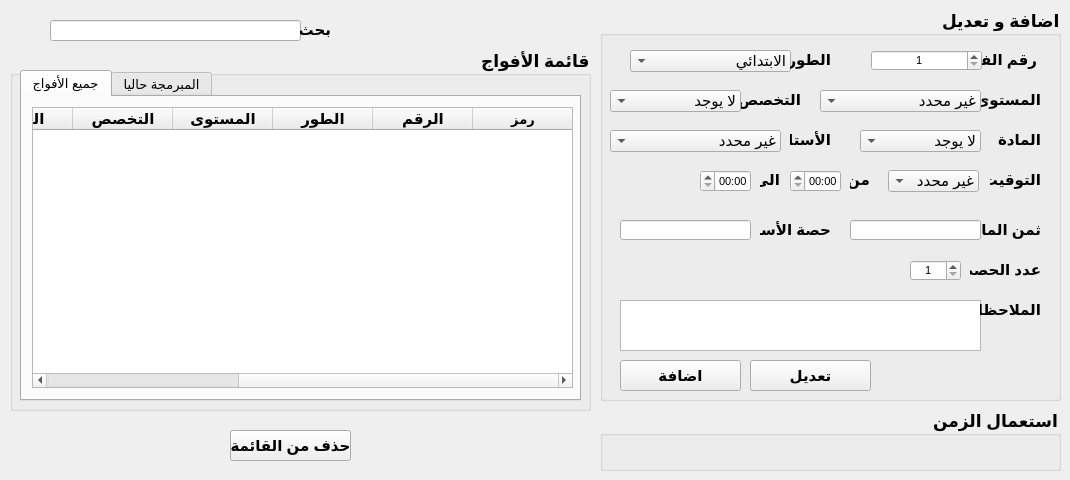
    <widget class="QWidget" name="groupes">
     <attribute name="title">
      <string>groupe_Tab</string>
     </attribute>
     <widget class="QGroupBox" name="groupBox_2">
      <property name="geometry">
       <rect>
        <x>600</x>
        <y>10</y>
        <width>461</width>
        <height>391</height>
       </rect>
      </property>
      <property name="font">
       <font>
        <family>Arial</family>
        <pointsize>13</pointsize>
        <weight>75</weight>
        <bold>true</bold>
       </font>
      </property>
      <property name="layoutDirection">
       <enum>Qt::RightToLeft</enum>
      </property>
      <property name="autoFillBackground">
       <bool>false</bool>
      </property>
      <property name="title">
       <string>اضافة و تعديل </string>
      </property>
      <widget class="QLabel" name="label_8">
       <property name="geometry">
        <rect>
         <x>376</x>
         <y>40</y>
         <width>61</width>
         <height>20</height>
        </rect>
       </property>
       <property name="font">
        <font>
         <family>Arial</family>
         <pointsize>11</pointsize>
         <weight>75</weight>
         <bold>true</bold>
        </font>
       </property>
       <property name="layoutDirection">
        <enum>Qt::RightToLeft</enum>
       </property>
       <property name="text">
        <string>رقم الفوج</string>
       </property>
      </widget>
      <widget class="QLabel" name="label_9">
       <property name="geometry">
        <rect>
         <x>380</x>
         <y>80</y>
         <width>61</width>
         <height>20</height>
        </rect>
       </property>
       <property name="font">
        <font>
         <family>Arial</family>
         <pointsize>11</pointsize>
         <weight>75</weight>
         <bold>true</bold>
        </font>
       </property>
       <property name="layoutDirection">
        <enum>Qt::RightToLeft</enum>
       </property>
       <property name="text">
        <string>المستوى</string>
       </property>
      </widget>
      <widget class="QSpinBox" name="grp_num_S">
       <property name="geometry">
        <rect>
         <x>271</x>
         <y>40</y>
         <width>111</width>
         <height>21</height>
        </rect>
       </property>
       <property name="font">
        <font>
         <family>MS Shell Dlg 2</family>
         <pointsize>8</pointsize>
         <weight>50</weight>
         <bold>false</bold>
        </font>
       </property>
       <property name="layoutDirection">
        <enum>Qt::LeftToRight</enum>
       </property>
       <property name="alignment">
        <set>Qt::AlignCenter</set>
       </property>
       <property name="minimum">
        <number>1</number>
       </property>
       <property name="value">
        <number>1</number>
       </property>
      </widget>
      <widget class="QComboBox" name="grp_niv_C">
       <property name="geometry">
        <rect>
         <x>220</x>
         <y>80</y>
         <width>161</width>
         <height>22</height>
        </rect>
       </property>
       <property name="font">
        <font>
         <family>Arial</family>
         <pointsize>11</pointsize>
         <weight>50</weight>
         <bold>false</bold>
        </font>
       </property>
       <property name="focusPolicy">
        <enum>Qt::WheelFocus</enum>
       </property>
       <property name="duplicatesEnabled">
        <bool>false</bool>
       </property>
       <property name="frame">
        <bool>true</bool>
       </property>
       <item>
        <property name="text">
         <string>غير محدد</string>
        </property>
       </item>
       <item>
        <property name="text">
         <string>1</string>
        </property>
       </item>
       <item>
        <property name="text">
         <string>2</string>
        </property>
       </item>
       <item>
        <property name="text">
         <string>3</string>
        </property>
       </item>
       <item>
        <property name="text">
         <string>4</string>
        </property>
       </item>
       <item>
        <property name="text">
         <string>5</string>
        </property>
       </item>
      </widget>
      <widget class="QLabel" name="label_10">
       <property name="geometry">
        <rect>
         <x>380</x>
         <y>120</y>
         <width>61</width>
         <height>20</height>
        </rect>
       </property>
       <property name="font">
        <font>
         <family>Arial</family>
         <pointsize>11</pointsize>
         <weight>75</weight>
         <bold>true</bold>
        </font>
       </property>
       <property name="layoutDirection">
        <enum>Qt::RightToLeft</enum>
       </property>
       <property name="text">
        <string>المادة</string>
       </property>
      </widget>
      <widget class="QComboBox" name="grp_mtr_C">
       <property name="geometry">
        <rect>
         <x>260</x>
         <y>120</y>
         <width>121</width>
         <height>22</height>
        </rect>
       </property>
       <property name="font">
        <font>
         <family>Arial</family>
         <pointsize>11</pointsize>
         <weight>50</weight>
         <bold>false</bold>
        </font>
       </property>
       <item>
        <property name="text">
         <string>لا يوجد</string>
        </property>
       </item>
       <item>
        <property name="text">
         <string>رياضيات</string>
        </property>
       </item>
       <item>
        <property name="text">
         <string>لغة عربية</string>
        </property>
       </item>
       <item>
        <property name="text">
         <string>لغة فرنسية</string>
        </property>
       </item>
       <item>
        <property name="text">
         <string>لغة انجليزية</string>
        </property>
       </item>
       <item>
        <property name="text">
         <string>علوم طبيعية</string>
        </property>
       </item>
       <item>
        <property name="text">
         <string>علوم فيزيائية</string>
        </property>
       </item>
       <item>
        <property name="text">
         <string>تاريخ و جغرافيا</string>
        </property>
       </item>
       <item>
        <property name="text">
         <string>علوم اسلامية</string>
        </property>
       </item>
       <item>
        <property name="text">
         <string>تكنولوجيا</string>
        </property>
       </item>
       <item>
        <property name="text">
         <string>هندسة ميكانيكية</string>
        </property>
       </item>
       <item>
        <property name="text">
         <string>هندسة مدنية</string>
        </property>
       </item>
       <item>
        <property name="text">
         <string>هندسة كهربائية</string>
        </property>
       </item>
       <item>
        <property name="text">
         <string>هندسة طرائق</string>
        </property>
       </item>
       <item>
        <property name="text">
         <string>الاقتصاد و المناجمنت</string>
        </property>
       </item>
       <item>
        <property name="text">
         <string>التسيير المحاسبي و المالي</string>
        </property>
       </item>
       <item>
        <property name="text">
         <string>القانون</string>
        </property>
       </item>
       <item>
        <property name="text">
         <string>لغة اسبانية</string>
        </property>
       </item>
       <item>
        <property name="text">
         <string>لغة ايطالية</string>
        </property>
       </item>
       <item>
        <property name="text">
         <string>لغة ألمانية</string>
        </property>
       </item>
       <item>
        <property name="text">
         <string>فلسفة</string>
        </property>
       </item>
      </widget>
      <widget class="QLabel" name="label_11">
       <property name="geometry">
        <rect>
         <x>190</x>
         <y>120</y>
         <width>41</width>
         <height>20</height>
        </rect>
       </property>
       <property name="font">
        <font>
         <family>Arial</family>
         <pointsize>11</pointsize>
         <weight>75</weight>
         <bold>true</bold>
        </font>
       </property>
       <property name="layoutDirection">
        <enum>Qt::RightToLeft</enum>
       </property>
       <property name="text">
        <string>الأستاذ</string>
       </property>
      </widget>
      <widget class="QComboBox" name="grp_prof_C">
       <property name="geometry">
        <rect>
         <x>10</x>
         <y>120</y>
         <width>171</width>
         <height>22</height>
        </rect>
       </property>
       <property name="font">
        <font>
         <family>Arial</family>
         <pointsize>11</pointsize>
         <weight>50</weight>
         <bold>false</bold>
        </font>
       </property>
       <item>
        <property name="text">
         <string>غير محدد</string>
        </property>
       </item>
      </widget>
      <widget class="QLabel" name="label_12">
       <property name="geometry">
        <rect>
         <x>140</x>
         <y>80</y>
         <width>61</width>
         <height>20</height>
        </rect>
       </property>
       <property name="font">
        <font>
         <family>Arial</family>
         <pointsize>11</pointsize>
         <weight>75</weight>
         <bold>true</bold>
        </font>
       </property>
       <property name="layoutDirection">
        <enum>Qt::RightToLeft</enum>
       </property>
       <property name="text">
        <string>التخصص</string>
       </property>
      </widget>
      <widget class="QComboBox" name="grp_spec_C">
       <property name="geometry">
        <rect>
         <x>10</x>
         <y>80</y>
         <width>131</width>
         <height>22</height>
        </rect>
       </property>
       <property name="font">
        <font>
         <family>Arial</family>
         <pointsize>11</pointsize>
         <weight>50</weight>
         <bold>false</bold>
        </font>
       </property>
       <item>
        <property name="text">
         <string>لا يوجد</string>
        </property>
       </item>
       <item>
        <property name="text">
         <string>علمي</string>
        </property>
       </item>
       <item>
        <property name="text">
         <string>أدبي</string>
        </property>
       </item>
       <item>
        <property name="text">
         <string>تسيير و اقتصاد</string>
        </property>
       </item>
       <item>
        <property name="text">
         <string>فلسفة</string>
        </property>
       </item>
       <item>
        <property name="text">
         <string>لغات</string>
        </property>
       </item>
      </widget>
      <widget class="QLabel" name="label_13">
       <property name="geometry">
        <rect>
         <x>390</x>
         <y>160</y>
         <width>51</width>
         <height>20</height>
        </rect>
       </property>
       <property name="font">
        <font>
         <family>Arial</family>
         <pointsize>11</pointsize>
         <weight>75</weight>
         <bold>true</bold>
        </font>
       </property>
       <property name="layoutDirection">
        <enum>Qt::RightToLeft</enum>
       </property>
       <property name="text">
        <string>التوقيت</string>
       </property>
      </widget>
      <widget class="QComboBox" name="grp_phase_C">
       <property name="geometry">
        <rect>
         <x>30</x>
         <y>40</y>
         <width>161</width>
         <height>22</height>
        </rect>
       </property>
       <property name="font">
        <font>
         <family>Arial</family>
         <pointsize>11</pointsize>
         <weight>50</weight>
         <bold>false</bold>
        </font>
       </property>
       <property name="autoFillBackground">
        <bool>false</bool>
       </property>
       <property name="styleSheet">
        <string notr="true"/>
       </property>
       <property name="editable">
        <bool>false</bool>
       </property>
       <property name="currentText">
        <string>الابتدائي</string>
       </property>
       <property name="placeholderText">
        <string/>
       </property>
       <item>
        <property name="text">
         <string>الابتدائي</string>
        </property>
       </item>
       <item>
        <property name="text">
         <string>المتوسط</string>
        </property>
       </item>
       <item>
        <property name="text">
         <string>الثانوي</string>
        </property>
       </item>
       <item>
        <property name="text">
         <string>دورات</string>
        </property>
       </item>
      </widget>
      <widget class="QLabel" name="label_14">
       <property name="geometry">
        <rect>
         <x>190</x>
         <y>40</y>
         <width>41</width>
         <height>20</height>
        </rect>
       </property>
       <property name="font">
        <font>
         <family>Arial</family>
         <pointsize>11</pointsize>
         <weight>75</weight>
         <bold>true</bold>
        </font>
       </property>
       <property name="layoutDirection">
        <enum>Qt::RightToLeft</enum>
       </property>
       <property name="text">
        <string>الطور</string>
       </property>
      </widget>
      <widget class="QPushButton" name="grp_edit_B">
       <property name="geometry">
        <rect>
         <x>150</x>
         <y>350</y>
         <width>121</width>
         <height>31</height>
        </rect>
       </property>
       <property name="font">
        <font>
         <family>Arial</family>
         <pointsize>11</pointsize>
         <weight>75</weight>
         <bold>true</bold>
        </font>
       </property>
       <property name="text">
        <string>تعديل</string>
       </property>
      </widget>
      <widget class="QPushButton" name="grp_ajout_B">
       <property name="geometry">
        <rect>
         <x>20</x>
         <y>350</y>
         <width>121</width>
         <height>31</height>
        </rect>
       </property>
       <property name="font">
        <font>
         <family>Arial</family>
         <pointsize>11</pointsize>
         <weight>75</weight>
         <bold>true</bold>
        </font>
       </property>
       <property name="text">
        <string>اضافة</string>
       </property>
      </widget>
      <widget class="QComboBox" name="grp_horaire_C">
       <property name="geometry">
        <rect>
         <x>288</x>
         <y>160</y>
         <width>91</width>
         <height>22</height>
        </rect>
       </property>
       <property name="font">
        <font>
         <family>Arial</family>
         <pointsize>11</pointsize>
         <weight>50</weight>
         <bold>false</bold>
        </font>
       </property>
       <item>
        <property name="text">
         <string>غير محدد</string>
        </property>
       </item>
       <item>
        <property name="text">
         <string>السبت</string>
        </property>
       </item>
       <item>
        <property name="text">
         <string>الأحد</string>
        </property>
       </item>
       <item>
        <property name="text">
         <string>الاثنين</string>
        </property>
       </item>
       <item>
        <property name="text">
         <string>الثلاثاء</string>
        </property>
       </item>
       <item>
        <property name="text">
         <string>الأربعاء</string>
        </property>
       </item>
       <item>
        <property name="text">
         <string>الخميس</string>
        </property>
       </item>
       <item>
        <property name="text">
         <string>الجمعة</string>
        </property>
       </item>
      </widget>
      <widget class="QTimeEdit" name="grp_hr1_TE">
       <property name="geometry">
        <rect>
         <x>190</x>
         <y>160</y>
         <width>51</width>
         <height>22</height>
        </rect>
       </property>
       <property name="font">
        <font>
         <family>MS Shell Dlg 2</family>
         <pointsize>8</pointsize>
         <weight>50</weight>
         <bold>false</bold>
        </font>
       </property>
       <property name="layoutDirection">
        <enum>Qt::RightToLeft</enum>
       </property>
       <property name="currentSection">
        <enum>QDateTimeEdit::HourSection</enum>
       </property>
       <property name="displayFormat">
        <string>mm:HH</string>
       </property>
       <property name="time">
        <time>
         <hour>0</hour>
         <minute>0</minute>
         <second>0</second>
        </time>
       </property>
      </widget>
      <widget class="QTimeEdit" name="grp_hr2_TE">
       <property name="geometry">
        <rect>
         <x>100</x>
         <y>160</y>
         <width>51</width>
         <height>22</height>
        </rect>
       </property>
       <property name="font">
        <font>
         <family>MS Shell Dlg 2</family>
         <pointsize>8</pointsize>
         <weight>50</weight>
         <bold>false</bold>
        </font>
       </property>
       <property name="layoutDirection">
        <enum>Qt::RightToLeft</enum>
       </property>
       <property name="displayFormat">
        <string>mm:HH</string>
       </property>
       <property name="time">
        <time>
         <hour>0</hour>
         <minute>0</minute>
         <second>0</second>
        </time>
       </property>
      </widget>
      <widget class="QLabel" name="label_27">
       <property name="geometry">
        <rect>
         <x>250</x>
         <y>160</y>
         <width>20</width>
         <height>20</height>
        </rect>
       </property>
       <property name="font">
        <font>
         <family>Arial</family>
         <pointsize>11</pointsize>
         <weight>75</weight>
         <bold>true</bold>
        </font>
       </property>
       <property name="layoutDirection">
        <enum>Qt::RightToLeft</enum>
       </property>
       <property name="text">
        <string>من</string>
       </property>
      </widget>
      <widget class="QLabel" name="label_28">
       <property name="geometry">
        <rect>
         <x>160</x>
         <y>160</y>
         <width>20</width>
         <height>20</height>
        </rect>
       </property>
       <property name="font">
        <font>
         <family>Arial</family>
         <pointsize>11</pointsize>
         <weight>75</weight>
         <bold>true</bold>
        </font>
       </property>
       <property name="layoutDirection">
        <enum>Qt::RightToLeft</enum>
       </property>
       <property name="text">
        <string>الى</string>
       </property>
      </widget>
      <widget class="QLabel" name="label_15">
       <property name="geometry">
        <rect>
         <x>380</x>
         <y>210</y>
         <width>61</width>
         <height>20</height>
        </rect>
       </property>
       <property name="font">
        <font>
         <family>Arial</family>
         <pointsize>11</pointsize>
         <weight>75</weight>
         <bold>true</bold>
        </font>
       </property>
       <property name="layoutDirection">
        <enum>Qt::RightToLeft</enum>
       </property>
       <property name="text">
        <string>ثمن المادة</string>
       </property>
      </widget>
      <widget class="QLineEdit" name="grp_prixm_E">
       <property name="geometry">
        <rect>
         <x>250</x>
         <y>210</y>
         <width>131</width>
         <height>20</height>
        </rect>
       </property>
       <property name="alignment">
        <set>Qt::AlignCenter</set>
       </property>
       <property name="placeholderText">
        <string/>
       </property>
      </widget>
      <widget class="QLabel" name="label_16">
       <property name="geometry">
        <rect>
         <x>160</x>
         <y>210</y>
         <width>71</width>
         <height>20</height>
        </rect>
       </property>
       <property name="font">
        <font>
         <family>Arial</family>
         <pointsize>11</pointsize>
         <weight>75</weight>
         <bold>true</bold>
        </font>
       </property>
       <property name="layoutDirection">
        <enum>Qt::RightToLeft</enum>
       </property>
       <property name="text">
        <string>حصة الأستاذ</string>
       </property>
      </widget>
      <widget class="QLineEdit" name="grp_prixp_E">
       <property name="geometry">
        <rect>
         <x>20</x>
         <y>210</y>
         <width>131</width>
         <height>20</height>
        </rect>
       </property>
       <property name="alignment">
        <set>Qt::AlignCenter</set>
       </property>
      </widget>
      <widget class="QTextEdit" name="grp_obsv_T">
       <property name="geometry">
        <rect>
         <x>20</x>
         <y>290</y>
         <width>361</width>
         <height>51</height>
        </rect>
       </property>
       <property name="font">
        <font>
         <family>Arial</family>
         <pointsize>13</pointsize>
         <weight>50</weight>
         <bold>false</bold>
        </font>
       </property>
       <property name="layoutDirection">
        <enum>Qt::LeftToRight</enum>
       </property>
      </widget>
      <widget class="QLabel" name="label_45">
       <property name="geometry">
        <rect>
         <x>380</x>
         <y>290</y>
         <width>61</width>
         <height>20</height>
        </rect>
       </property>
       <property name="font">
        <font>
         <family>Arial</family>
         <pointsize>11</pointsize>
         <weight>75</weight>
         <bold>true</bold>
        </font>
       </property>
       <property name="layoutDirection">
        <enum>Qt::RightToLeft</enum>
       </property>
       <property name="text">
        <string>الملاحظات</string>
       </property>
      </widget>
      <widget class="QLabel" name="label_17">
       <property name="geometry">
        <rect>
         <x>370</x>
         <y>250</y>
         <width>71</width>
         <height>20</height>
        </rect>
       </property>
       <property name="font">
        <font>
         <family>Arial</family>
         <pointsize>11</pointsize>
         <weight>75</weight>
         <bold>true</bold>
        </font>
       </property>
       <property name="layoutDirection">
        <enum>Qt::RightToLeft</enum>
       </property>
       <property name="text">
        <string>عدد الحصص</string>
       </property>
      </widget>
      <widget class="QSpinBox" name="grp_nums_S">
       <property name="geometry">
        <rect>
         <x>310</x>
         <y>250</y>
         <width>51</width>
         <height>21</height>
        </rect>
       </property>
       <property name="font">
        <font>
         <family>MS Shell Dlg 2</family>
         <pointsize>8</pointsize>
         <weight>50</weight>
         <bold>false</bold>
        </font>
       </property>
       <property name="layoutDirection">
        <enum>Qt::LeftToRight</enum>
       </property>
       <property name="alignment">
        <set>Qt::AlignCenter</set>
       </property>
       <property name="minimum">
        <number>1</number>
       </property>
       <property name="value">
        <number>1</number>
       </property>
      </widget>
     </widget>
     <widget class="QGroupBox" name="groupBox_5">
      <property name="geometry">
       <rect>
        <x>10</x>
        <y>50</y>
        <width>581</width>
        <height>361</height>
       </rect>
      </property>
      <property name="font">
       <font>
        <family>Arial</family>
        <pointsize>13</pointsize>
        <weight>75</weight>
        <bold>true</bold>
       </font>
      </property>
      <property name="layoutDirection">
       <enum>Qt::RightToLeft</enum>
      </property>
      <property name="title">
       <string>قائمة الأفواج</string>
      </property>
      <widget class="QTabWidget" name="tabWidget_2">
       <property name="geometry">
        <rect>
         <x>10</x>
         <y>20</y>
         <width>561</width>
         <height>331</height>
        </rect>
       </property>
       <property name="font">
        <font>
         <family>Arial</family>
         <pointsize>10</pointsize>
         <weight>50</weight>
         <bold>false</bold>
        </font>
       </property>
       <property name="layoutDirection">
        <enum>Qt::LeftToRight</enum>
       </property>
       <property name="currentIndex">
        <number>0</number>
       </property>
       <widget class="QWidget" name="tab_2">
        <attribute name="title">
         <string>جميع الأفواج</string>
        </attribute>
        <widget class="QTableWidget" name="grp_list_TAB">
         <property name="geometry">
          <rect>
           <x>10</x>
           <y>10</y>
           <width>541</width>
           <height>281</height>
          </rect>
         </property>
         <property name="font">
          <font>
           <family>Arial</family>
           <pointsize>11</pointsize>
           <weight>75</weight>
           <bold>true</bold>
          </font>
         </property>
         <property name="layoutDirection">
          <enum>Qt::RightToLeft</enum>
         </property>
         <property name="editTriggers">
          <set>QAbstractItemView::NoEditTriggers</set>
         </property>
         <property name="dragDropOverwriteMode">
          <bool>true</bool>
         </property>
         <property name="alternatingRowColors">
          <bool>true</bool>
         </property>
         <property name="gridStyle">
          <enum>Qt::DashLine</enum>
         </property>
         <attribute name="horizontalHeaderCascadingSectionResizes">
          <bool>false</bool>
         </attribute>
         <attribute name="horizontalHeaderStretchLastSection">
          <bool>false</bool>
         </attribute>
         <attribute name="verticalHeaderVisible">
          <bool>false</bool>
         </attribute>
         <column>
          <property name="text">
           <string>رمز</string>
          </property>
          <property name="font">
           <font>
            <family>Arial</family>
            <pointsize>10</pointsize>
            <weight>75</weight>
            <bold>true</bold>
           </font>
          </property>
          <property name="foreground">
           <brush brushstyle="NoBrush">
            <color alpha="255">
             <red>0</red>
             <green>0</green>
             <blue>0</blue>
            </color>
           </brush>
          </property>
         </column>
         <column>
          <property name="text">
           <string>الرقم</string>
          </property>
         </column>
         <column>
          <property name="text">
           <string>الطور</string>
          </property>
         </column>
         <column>
          <property name="text">
           <string>المستوى</string>
          </property>
         </column>
         <column>
          <property name="text">
           <string>التخصص</string>
          </property>
         </column>
         <column>
          <property name="text">
           <string>المادة</string>
          </property>
         </column>
         <column>
          <property name="text">
           <string>الأستاذ</string>
          </property>
         </column>
         <column>
          <property name="text">
           <string>عدد الحصص</string>
          </property>
         </column>
        </widget>
       </widget>
       <widget class="QWidget" name="tab_3">
        <attribute name="title">
         <string>المبرمجة حاليا</string>
        </attribute>
        <widget class="QTableWidget" name="grp_list_TAB_2">
         <property name="geometry">
          <rect>
           <x>10</x>
           <y>10</y>
           <width>541</width>
           <height>281</height>
          </rect>
         </property>
         <property name="font">
          <font>
           <family>Arial</family>
           <pointsize>11</pointsize>
           <weight>75</weight>
           <bold>true</bold>
          </font>
         </property>
         <property name="layoutDirection">
          <enum>Qt::RightToLeft</enum>
         </property>
         <property name="editTriggers">
          <set>QAbstractItemView::NoEditTriggers</set>
         </property>
         <property name="dragDropOverwriteMode">
          <bool>true</bool>
         </property>
         <property name="alternatingRowColors">
          <bool>true</bool>
         </property>
         <property name="gridStyle">
          <enum>Qt::DashLine</enum>
         </property>
         <attribute name="horizontalHeaderCascadingSectionResizes">
          <bool>false</bool>
         </attribute>
         <attribute name="horizontalHeaderStretchLastSection">
          <bool>false</bool>
         </attribute>
         <attribute name="verticalHeaderVisible">
          <bool>false</bool>
         </attribute>
         <column>
          <property name="text">
           <string>رمز</string>
          </property>
          <property name="font">
           <font>
            <family>Arial</family>
            <pointsize>10</pointsize>
            <weight>75</weight>
            <bold>true</bold>
           </font>
          </property>
          <property name="background">
           <color>
            <red>255</red>
            <green>0</green>
            <blue>0</blue>
           </color>
          </property>
          <property name="foreground">
           <brush brushstyle="NoBrush">
            <color alpha="255">
             <red>255</red>
             <green>0</green>
             <blue>0</blue>
            </color>
           </brush>
          </property>
         </column>
         <column>
          <property name="text">
           <string>الرقم</string>
          </property>
         </column>
         <column>
          <property name="text">
           <string>الطور</string>
          </property>
         </column>
         <column>
          <property name="text">
           <string>المستوى</string>
          </property>
         </column>
         <column>
          <property name="text">
           <string>التخصص</string>
          </property>
         </column>
         <column>
          <property name="text">
           <string>المادة</string>
          </property>
         </column>
         <column>
          <property name="text">
           <string>الأستاذ</string>
          </property>
         </column>
         <column>
          <property name="text">
           <string>عدد الحصص</string>
          </property>
         </column>
        </widget>
       </widget>
      </widget>
     </widget>
     <widget class="QGroupBox" name="groupBox_6">
      <property name="geometry">
       <rect>
        <x>600</x>
        <y>410</y>
        <width>461</width>
        <height>61</height>
       </rect>
      </property>
      <property name="font">
       <font>
        <family>Arial</family>
        <pointsize>13</pointsize>
        <weight>75</weight>
        <bold>true</bold>
       </font>
      </property>
      <property name="layoutDirection">
       <enum>Qt::RightToLeft</enum>
      </property>
      <property name="title">
       <string>استعمال الزمن</string>
      </property>
     </widget>
     <widget class="QPushButton" name="grp_supp_B">
      <property name="geometry">
       <rect>
        <x>230</x>
        <y>430</y>
        <width>121</width>
        <height>31</height>
       </rect>
      </property>
      <property name="font">
       <font>
        <family>Arial</family>
        <pointsize>11</pointsize>
        <weight>75</weight>
        <bold>true</bold>
       </font>
      </property>
      <property name="text">
       <string>حذف من القائمة</string>
      </property>
     </widget>
     <widget class="QLineEdit" name="grp_rech_E">
      <property name="geometry">
       <rect>
        <x>50</x>
        <y>20</y>
        <width>251</width>
        <height>21</height>
       </rect>
      </property>
     </widget>
     <widget class="QLabel" name="label_70">
      <property name="geometry">
       <rect>
        <x>20</x>
        <y>20</y>
        <width>31</width>
        <height>21</height>
       </rect>
      </property>
      <property name="text">
       <string/>
      </property>
      <property name="pixmap">
       <pixmap resource="icons.qrc">:/icons/recherche.png</pixmap>
      </property>
      <property name="scaledContents">
       <bool>true</bool>
      </property>
     </widget>
     <widget class="QLabel" name="label_103">
      <property name="geometry">
       <rect>
        <x>300</x>
        <y>20</y>
        <width>31</width>
        <height>20</height>
       </rect>
      </property>
      <property name="font">
       <font>
        <family>Arial</family>
        <pointsize>11</pointsize>
        <weight>75</weight>
        <bold>true</bold>
       </font>
      </property>
      <property name="layoutDirection">
       <enum>Qt::RightToLeft</enum>
      </property>
      <property name="text">
       <string>بحث</string>
      </property>
     </widget>
    </widget>
